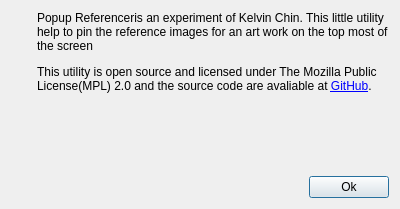
<?xml version="1.0" encoding="UTF-8"?>
<ui version="4.0">
 <class>About</class>
 <widget class="QDialog" name="About">
  <property name="geometry">
   <rect>
    <x>0</x>
    <y>0</y>
    <width>400</width>
    <height>209</height>
   </rect>
  </property>
  <property name="windowTitle">
   <string>Dialog</string>
  </property>
  <layout class="QHBoxLayout" name="horizontalLayout_2">
   <item>
    <layout class="QVBoxLayout" name="verticalLayout_2">
     <item>
      <widget class="QLabel" name="label">
       <property name="maximumSize">
        <size>
         <width>128</width>
         <height>128</height>
        </size>
       </property>
       <property name="text">
        <string/>
       </property>
       <property name="pixmap">
        <pixmap resource="../../resources.qrc">:/resources/icons/icon.svg</pixmap>
       </property>
      </widget>
     </item>
     <item>
      <spacer name="verticalSpacer">
       <property name="orientation">
        <enum>Qt::Vertical</enum>
       </property>
       <property name="sizeHint" stdset="0">
        <size>
         <width>20</width>
         <height>40</height>
        </size>
       </property>
      </spacer>
     </item>
    </layout>
   </item>
   <item>
    <layout class="QVBoxLayout" name="verticalLayout">
     <item>
      <widget class="QLabel" name="label_2">
       <property name="text">
        <string>&lt;html&gt;&lt;head/&gt;&lt;body&gt;&lt;p&gt;Popup Referenceris an experiment of Kelvin Chin. This little utility help to pin the reference images for an art work on the top most of the screen&lt;/p&gt;&lt;p&gt;This utility is open source and licensed under The Mozilla Public License(MPL) 2.0 and the source code are avaliable at &lt;a href=&quot;https://github.com/kelvinchin12070811/PopupReferencer&quot;&gt;&lt;span style=&quot; text-decoration: underline; color:#0000ff;&quot;&gt;GitHub&lt;/span&gt;&lt;/a&gt;.&lt;/p&gt;&lt;/body&gt;&lt;/html&gt;</string>
       </property>
       <property name="scaledContents">
        <bool>true</bool>
       </property>
       <property name="wordWrap">
        <bool>true</bool>
       </property>
       <property name="openExternalLinks">
        <bool>true</bool>
       </property>
      </widget>
     </item>
     <item>
      <spacer name="verticalSpacer_2">
       <property name="orientation">
        <enum>Qt::Vertical</enum>
       </property>
       <property name="sizeHint" stdset="0">
        <size>
         <width>20</width>
         <height>40</height>
        </size>
       </property>
      </spacer>
     </item>
     <item>
      <layout class="QHBoxLayout" name="horizontalLayout">
       <item>
        <spacer name="horizontalSpacer">
         <property name="orientation">
          <enum>Qt::Horizontal</enum>
         </property>
         <property name="sizeHint" stdset="0">
          <size>
           <width>40</width>
           <height>20</height>
          </size>
         </property>
        </spacer>
       </item>
       <item>
        <widget class="QPushButton" name="pushButton">
         <property name="text">
          <string>Ok</string>
         </property>
        </widget>
       </item>
      </layout>
     </item>
    </layout>
   </item>
  </layout>
 </widget>
 <resources>
  <include location="../../resources.qrc"/>
 </resources>
 <connections/>
</ui>
